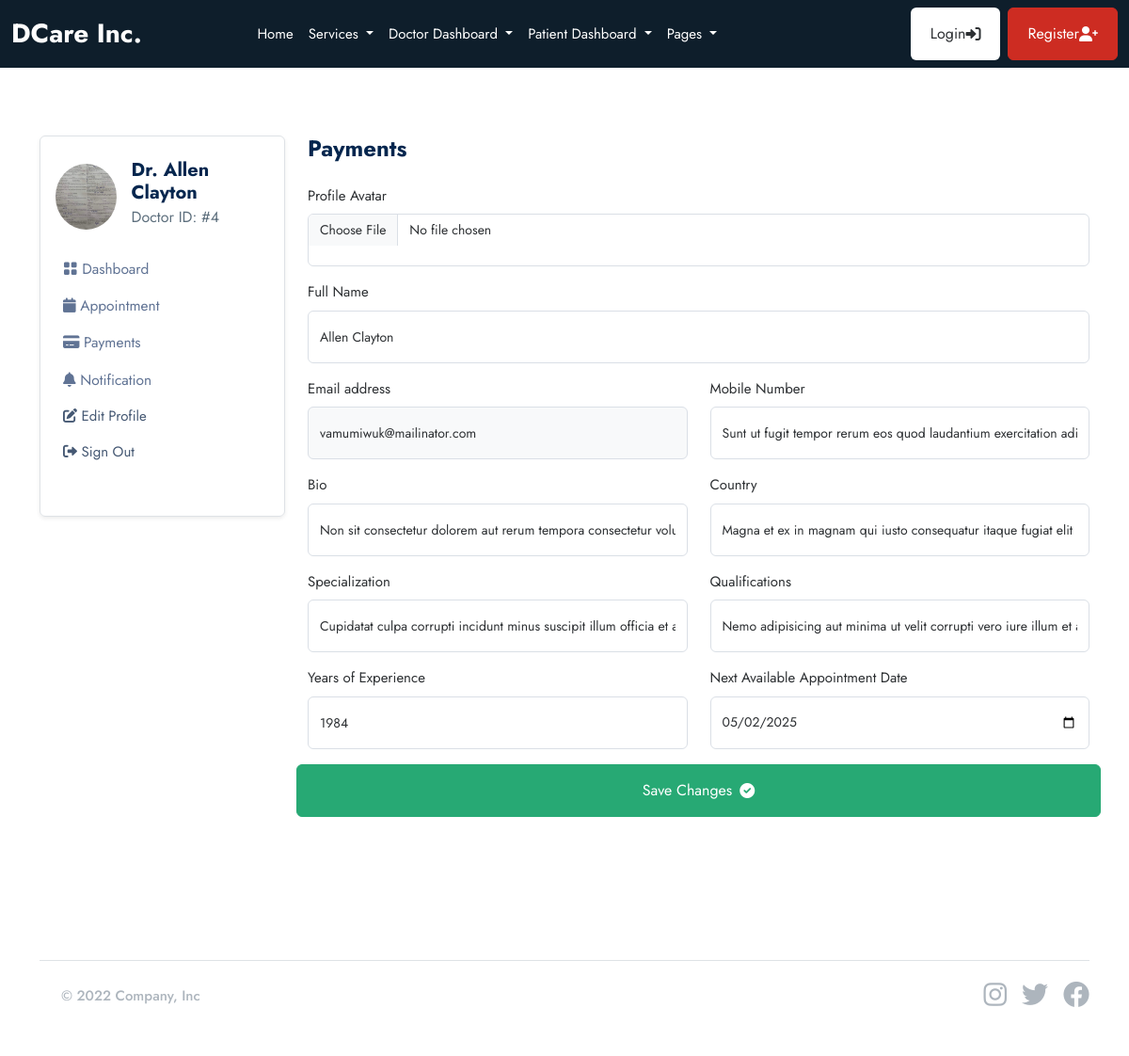
Page /doctor/profile/ (signed in) on the earlier database version.
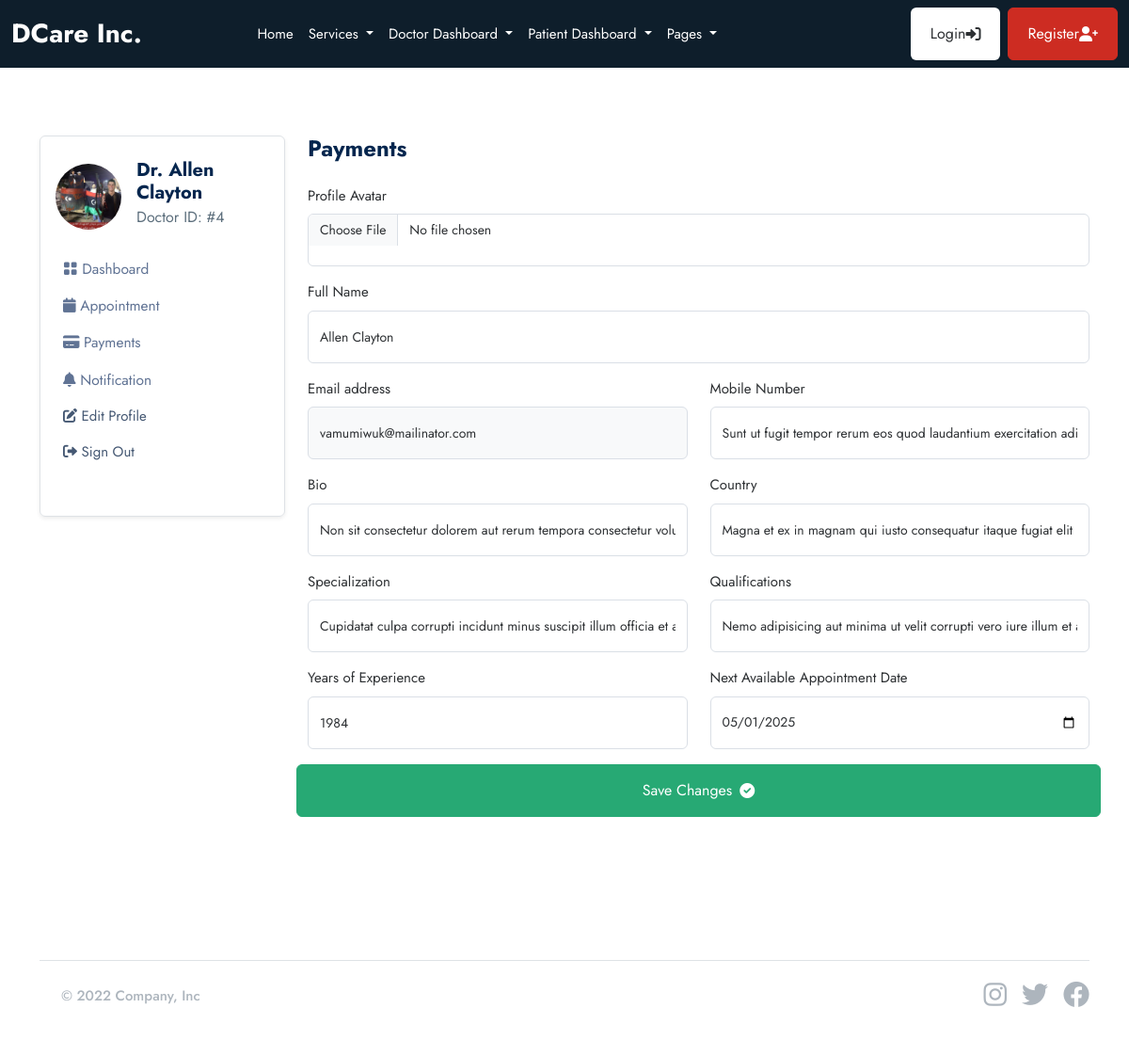
Same page on the later database version.
### userauths/models.py (models this page shows, shortened)
class User(AbstractUser):
    email = models.EmailField(_('email address'), unique=True)
    username = models.CharField(max_length=100, null=True, blank=True)
    user_type = models.CharField(max_length=50, choices=USER_TYPE, null=True, blank=True, default=None)
    is_active = models.BooleanField(default=True)
    is_staff = models.BooleanField(default=False)
    USERNAME_FIELD = 'email'
    REQUIRED_FIELDS = ['username']

### doctor/models.py (models this page shows, shortened)
class Doctor(models.Model):
    user = models.OneToOneField(userauths_models.User, on_delete=models.CASCADE)
    full_name = models.CharField(max_length=100, null=True, blank=True)
    image = models.FileField(upload_to="images", null=True, blank=True)
    mobile = models.CharField(max_length=100, null=True, blank=True)
    country = models.CharField(max_length=100, null=True, blank=True)
    bio = models.CharField(max_length=100, null=True, blank=True)
    specialization = models.CharField(max_length=100, null=True, blank=True)
    qualifications = models.CharField(max_length=100, null=True, blank=True)
    years_of_experience = models.CharField(max_length=100, null=True, blank=True)
    next_available_appointment_date = models.DateTimeField(default=timezone.now, null=True, blank=True)

### doctor/views.py (the view, shortened to what this page needs)
# urls.py: path("profile/", views.profile, name="profile"),
@login_required
def profile(request):
    doctor = doctor_models.Doctor.objects.get(user=request.user)
    formatted_next_available_appointment_date = doctor.next_available_appointment_date.strftime('%Y-%m-%d')
    context = {
        "doctor": doctor,
        "formatted_next_available_appointment_date": formatted_next_available_appointment_date,
    }
    return render(request, "doctor/profile.html", context)

### templates/doctor/profile.html (shortened to what this page needs)
{% extends 'partials/base.html' %} {% block content %}
<section class="pt-5 pb-5">
  <div class="container">
    <div class="row mt-0 mt-md-4">
      {% include 'doctor/sidebar.html' %}
      <div class="col-lg-9 col-md-8 col-12">
        <h4 class="mb-0 mb-4 fw-bold">Payments</h4>
        <form class="row" enctype="multipart/form-data" method="POST">
          <div class="col-lg-12 mb-3">
            <label class="form-label">Profile Avatar</label>
            <input type="file" class="form-control" name="image" />
          </div>
          <div class="col-lg-12 mb-3">
            <label class="form-label">Full Name</label>
            <input
              type="text"
              name="full_name"
              value="{{doctor.full_name}}"
              class="form-control"
            />
          </div>
          <div class="col-lg-6 mb-3">
            <label class="form-label">Email address</label>
            <input
              type="email"
              name="email"
              value="{{doctor.user.email}}"
              readonly
              class="form-control bg-light"
            />
          </div>
          <div class="col-lg-6 mb-3">
            <label class="form-label">Mobile Number</label>
            <input
              type="text"
              name="mobile"
              value="{{doctor.mobile}}"
              class="form-control"
            />
          </div>
          <div class="col-lg-6 mb-3">
            <label class="form-label">Bio</label>
            <input
              type="text"
              name="bio"
              value="{{doctor.bio}}"
              class="form-control"
            />
          </div>
          <div class="col-lg-6 mb-3">
            <label class="form-label">Country</label>
            <input
              type="text"
              name="country"
              value="{{doctor.country}}"
              class="form-control"
            />
          </div>
          <div class="col-lg-6 mb-3">
            <label class="form-label">Specialization</label>
            <input
              type="text"
              name="specialization"
              value="{{doctor.specialization}}"
              class="form-control"
            />
          </div>
          <div class="col-lg-6 mb-3">
            <label class="form-label">Qualifications</label>
            <input
              type="text"
              name="qualifications"
              value="{{doctor.qualifications}}"
              class="form-control"
            />
          </div>
          <div class="col-lg-6 mb-3">
            <label class="form-label">Years of Experience</label>
            <input
              type="text"
              name="years_of_experience"
              value="{{doctor.years_of_experience}}"
              class="form-control"
            />
          </div>
          <div class="col-lg-6 mb-3">
            <label class="form-label">Next Available Appointment Date</label>
            <input
              type="date"
              name="next_available_appointment_date"
              value="{{formatted_next_available_appointment_date}}"
              class="form-control"
            />
          </div>
          <button type="submit" class="btn btn-success">
            Save Changes <i class="fas fa-check-circle ms-2"></i>
          </button>
        </form>
      </div>
    </div>
  </div>
</section>
{% endblock content %}

### templates/doctor/sidebar.html (shortened to what this page needs)
<div class="col-lg-3 col-md-4 col-12">
  <nav
    class="navbar navbar-expand-md shadow-sm mb-4 mb-lg-0 sidenav border rounded"
  >
    <div class="collapse navbar-collapse p-3" id="sidenav">
      <div class="navbar-nav flex-column">
        <div class="d-flex align-items-center mb-3">
          {% if request.user.doctor.image %}
          <img
            src="{{request.user.doctor.image.url}}"
            alt="avatar"
            class="rounded-circle avatar-xl"
            style="width: 70px; height: 70px; object-fit: cover"
          />
          {% endif %}
          <div class="ms-3">
            <h5 class="mb-0 fw-bold">Dr. {{request.user.doctor.full_name}}</h5>
            <p class="mb-1 fs-6">Doctor ID: #{{request.user.doctor.id}}</p>
          </div>
        </div>
        <ul class="list-unstyled ms-n2 mb-4">
          <li class="nav-item">
            <a
              class="dropdown-item nav-link"
              href="{% url 'doctor:dashboard' %}"
              ><i class="bi bi-grid-fill"></i> Dashboard</a
            >
          </li>
          <li class="nav-item">
            <a
              class="dropdown-item nav-link"
              href="{% url 'doctor:appointments' %}"
              ><i class="fas fa-calendar"></i> Appointment</a
            >
          </li>
          <li class="nav-item">
            <a class="dropdown-item nav-link" href="{% url 'doctor:payments' %}"
              ><i class="fas fa-credit-card"></i> Payments</a
            >
          </li>
          <li class="nav-item">
            <a
              class="dropdown-item nav-link"
              href="{% url 'doctor:notifications' %}"
              ><i class="fas fa-bell"></i> Notification</a
            >
          </li>
          <li class="nav-item">
            <a class="nav-link" href="{% url 'doctor:profile' %}">
              <i class="fas fa-edit"></i> Edit Profile
            </a>
          </li>
          <li class="nav-item">
            <a class="nav-link" href="{% url 'userauths:sign-out' %}">
              <i class="fas fa-sign-out-alt"></i> Sign Out
            </a>
          </li>
        </ul>
      </div>
    </div>
  </nav>
</div>

Differences in the rows shown:
changed User "Allen Clayton": user.doctor.image: a different picture
Other differences:
form field next_available_appointment_date: "05/02/2025" → "05/01/2025"
